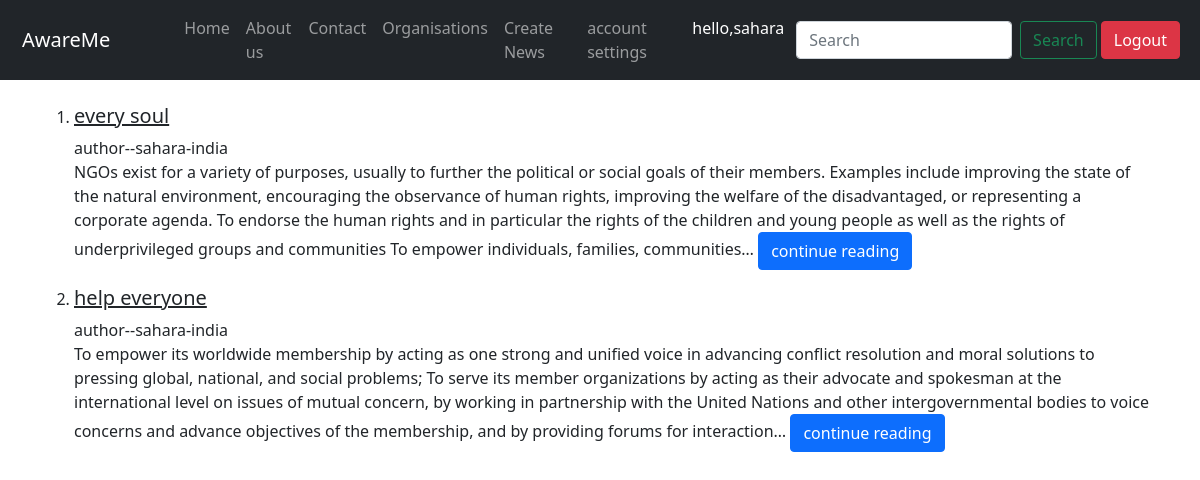
Before: /awareme/listFeed/ (signed in) with the older database file.
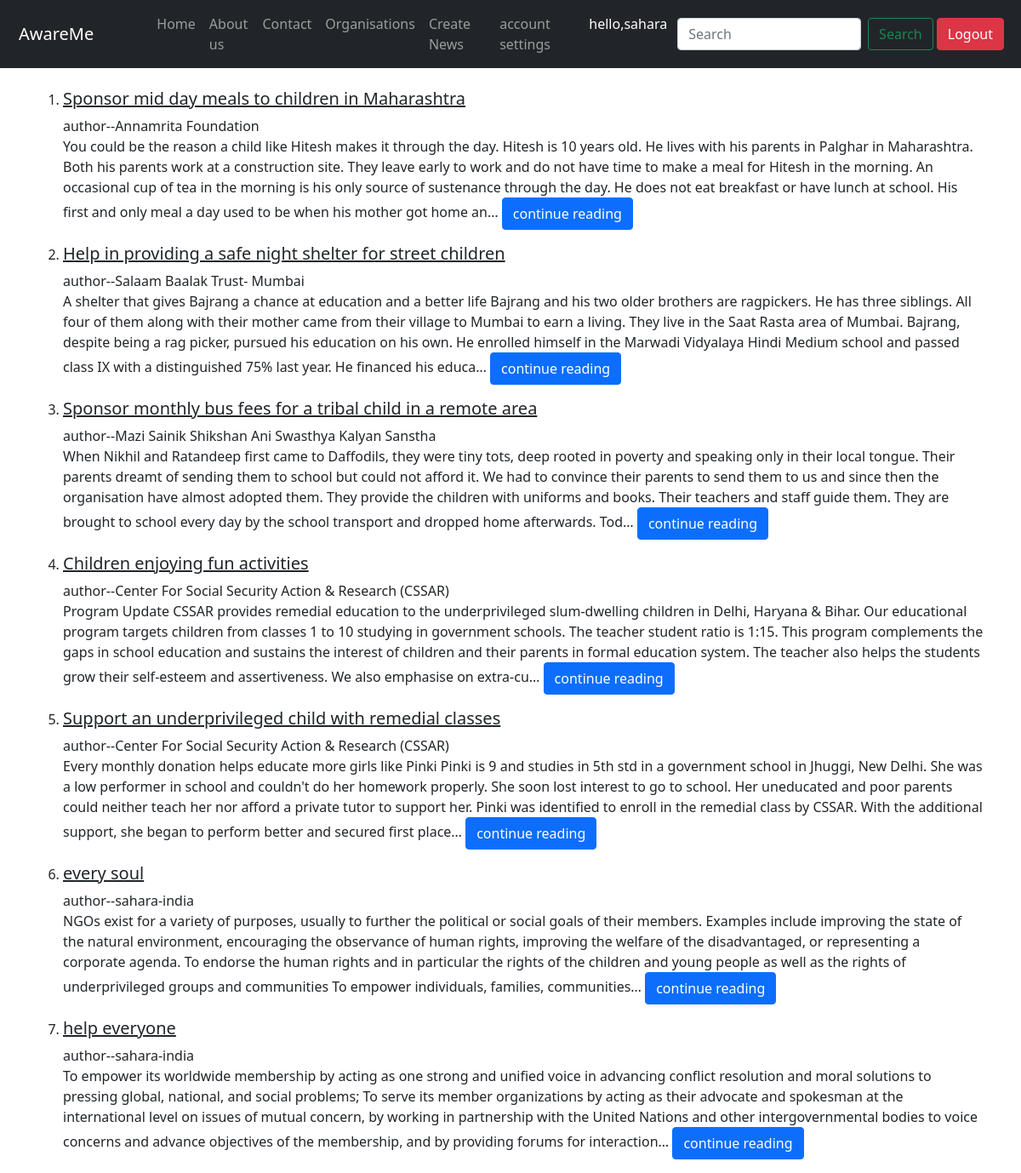
After: the same page with the newer database file.
### awaremeapp/models.py (models this page shows, shortened)
class OrgFeed(models.Model):
    title=models.CharField(blank=True,null=True,max_length=250)
    brief=models.TextField(blank=True,null=True)
    author=models.CharField(blank=True,null=True,max_length=250)
    locations=models.CharField(max_length=100,null=True)
    timestamp = models.DateTimeField(default=now)

### awaremeapp/views.py (the view)
# urls.py: path('listFeed/',views.listFeed,name="listFeed"),
@login_required(login_url='login')
def listFeed(request):
    feed=OrgFeed.objects.all().order_by('-id')
    context={'feed':feed,}
    return render(request,'awaremeapp/list_feed.html',context)

### templates/awaremeapp/list_feed.html
{% extends 'awaremeapp/orgbase.html' %}
{% block content %}
<div class="container">
<br>
<ol>
    {% for feeds in feed %}
        <li><h5><a class="text-dark" href="{% url 'newsFeed' feeds.id %}">{{feeds.title}}</a></h5></li>
        <p>author--{{feeds.author}}<br>
        {{feeds.brief|truncatechars:500}}
        <a class="btn btn-primary" href="{% url 'newsFeed' feeds.id %}">continue reading</a></p>
    {% endfor %}
</ol>
</div>
{% endblock %}

### templates/awaremeapp/orgbase.html (shortened to what this page needs)
{% load static %}
<!DOCTYPE html>
<html lang="en">
<head>
  <link href="https://cdn.jsdelivr.net/npm/bootstrap@5.0.0/dist/css/bootstrap.min.css" rel="stylesheet"
>
</head>
<body>
  <nav class="navbar navbar-expand-lg navbar-dark bg-dark sticky-top ">
    <div class="container-fluid">
      <a class="navbar-brand " style="margin-left:10px;" href="{% url 'listFeed' %}">AwareMe</a>
      <div class="collapse navbar-collapse" id="navbarSupportedContent" style="margin-left:50px;">
        <ul class="navbar-nav me-0 mb-2 mb-lg-0">
          <li class="nav-item">
            <a class="nav-link {% block homeactive %} {% endblock homeactive %}" aria-current="page"
              href="{% url 'listFeed'%}">Home</a>
          </li>
          <li class="nav-item">
            <a class="nav-link {% block aboutactive %} {% endblock aboutactive %}" aria-current="page"
              href="{% url 'aboutus' %}">About us<a>
          </li>
          <li class="nav-item">
            <a class="nav-link {% block contactactive %} {% endblock contactactive %}" aria-current="page"
              href="{% url 'contact' %}">Contact</a>
          </li>
          <li class="nav-item">
            <a class="nav-link {% block organistionactive %} {% endblock organistionactive %}" aria-current="page"
              href="{% url 'details' %}">Organisations</a>
          </li>
          {% for group in request.user.groups.all %}
          {% if group.name == 'NGO' %}
          <li class="nav-item">
            <a class="nav-link" href="{% url 'feed' %}">Create News</a>
          </li>
          <li class="nav-item ">
            <a class="nav-link {% block settingactive %} {% endblock settingactive %}"
              href="{% url 'account_setting' %}">account settings</a>
          </li>
          {%endif%}
          {%endfor%}
          <li class="nav-item ">
            <a class="nav-link active" aria-current="page">hello,{{request.user}}</a>
          </li>
          </ul>
          <form class="d-flex" method="GET" action="{% url 'search' %}">
            <input class="form-control mx-1 " type="search" placeholder="Search" name="query" id="query"
              aria-label="Search">
            <button class="btn btn-outline-success mx-1" type="submit">Search</button>
          </form>
          <div>
            {% if user.is_authenticated %}
              <a class="btn btn-danger me-2 my-2 " href="{% url 'logout' %}">Logout</a>
            {% else %}
              <a  class="btn btn-danger" href="{% url 'login' %}">Login</a>
            {% endif %}
          </div>
      </div>
    </div>
  </nav>
  {% block content %}
  {% endblock %}
</body>
</html>

Changed rows visible on the page:
added OrgFeed: title "Sponsor mid day meals to children in Maharashtra", author "Annamrita Foundation", brief "You could be the reason a child like Hitesh makes it through the day. Hitesh is 10 years old. He lives with his parents in Palghar in Maharashtra. Both his parents work at a construction site. They leave early to work and do not have time to make a meal for Hitesh in the morning. An occasional cup of tea in the morning is his only source of sustenance through the day. He does not eat breakfast or have lunch at school. His first and only meal a day used to be when his mother got home an…"
added OrgFeed: title "Help in providing a safe night shelter for street children", author "Salaam Baalak Trust- Mumbai", brief "A shelter that gives Bajrang a chance at education and a better life Bajrang and his two older brothers are ragpickers. He has three siblings. All four of them along with their mother came from their village to Mumbai to earn a living. They live in the Saat Rasta area of Mumbai. Bajrang, despite being a rag picker, pursued his education on his own. He enrolled himself in the Marwadi Vidyalaya Hindi Medium school and passed class IX with a distinguished 75% last year. He financed his educa…"
added OrgFeed: title "Sponsor monthly bus fees for a tribal child in a remote area", author "Mazi Sainik Shikshan Ani Swasthya Kalyan Sanstha", brief "When Nikhil and Ratandeep first came to Daffodils, they were tiny tots, deep rooted in poverty and speaking only in their local tongue. Their parents dreamt of sending them to school but could not afford it. We had to convince their parents to send them to us and since then the organisation have almost adopted them. They provide the children with uniforms and books. Their teachers and staff guide them. They are brought to school every day by the school transport and dropped home afterwards. Tod…"
added OrgFeed: title "Children enjoying fun activities", author "Center For Social Security Action & Research (CSSAR)", brief "Program Update CSSAR provides remedial education to the underprivileged slum-dwelling children in Delhi, Haryana & Bihar. Our educational program targets children from classes 1 to 10 studying in government schools. The teacher student ratio is 1:15. This program complements the gaps in school education and sustains the interest of children and their parents in formal education system. The teacher also helps the students grow their self-esteem and assertiveness. We also emphasise on extra-cu…"
added OrgFeed: title "Support an underprivileged child with remedial classes", author "Center For Social Security Action & Research (CSSAR)", brief "Every monthly donation helps educate more girls like Pinki Pinki is 9 and studies in 5th std in a government school in Jhuggi, New Delhi. She was a low performer in school and couldn't do her homework properly. She soon lost interest to go to school. Her uneducated and poor parents could neither teach her nor afford a private tutor to support her. Pinki was identified to enroll in the remedial class by CSSAR. With the additional support, she began to perform better and secured first place…"
